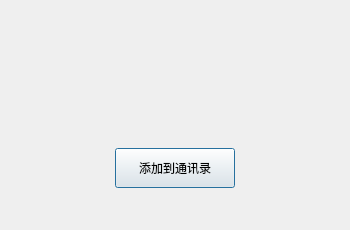
<?xml version="1.0" encoding="UTF-8"?>
<ui version="4.0">
 <class>FindSuccessDlg</class>
 <widget class="QDialog" name="FindSuccessDlg">
  <property name="geometry">
   <rect>
    <x>0</x>
    <y>0</y>
    <width>350</width>
    <height>230</height>
   </rect>
  </property>
  <property name="minimumSize">
   <size>
    <width>350</width>
    <height>230</height>
   </size>
  </property>
  <property name="maximumSize">
   <size>
    <width>350</width>
    <height>230</height>
   </size>
  </property>
  <property name="windowTitle">
   <string>Dialog</string>
  </property>
  <layout class="QVBoxLayout" name="verticalLayout">
   <item>
    <widget class="QWidget" name="widget" native="true">
     <layout class="QHBoxLayout" name="horizontalLayout">
      <item>
       <widget class="QLabel" name="head_lb">
        <property name="sizePolicy">
         <sizepolicy hsizetype="Preferred" vsizetype="Preferred">
          <horstretch>0</horstretch>
          <verstretch>0</verstretch>
         </sizepolicy>
        </property>
        <property name="minimumSize">
         <size>
          <width>80</width>
          <height>80</height>
         </size>
        </property>
        <property name="maximumSize">
         <size>
          <width>80</width>
          <height>80</height>
         </size>
        </property>
        <property name="text">
         <string/>
        </property>
       </widget>
      </item>
      <item>
       <widget class="QLabel" name="name_lb">
        <property name="minimumSize">
         <size>
          <width>0</width>
          <height>50</height>
         </size>
        </property>
        <property name="maximumSize">
         <size>
          <width>16777215</width>
          <height>50</height>
         </size>
        </property>
        <property name="text">
         <string/>
        </property>
       </widget>
      </item>
      <item>
       <spacer name="horizontalSpacer">
        <property name="orientation">
         <enum>Qt::Horizontal</enum>
        </property>
        <property name="sizeHint" stdset="0">
         <size>
          <width>235</width>
          <height>20</height>
         </size>
        </property>
       </spacer>
      </item>
     </layout>
    </widget>
   </item>
   <item>
    <widget class="QWidget" name="widget_2" native="true">
     <layout class="QHBoxLayout" name="horizontalLayout_2">
      <item>
       <widget class="ClickedBtn" name="add_friend_btn">
        <property name="minimumSize">
         <size>
          <width>120</width>
          <height>40</height>
         </size>
        </property>
        <property name="maximumSize">
         <size>
          <width>120</width>
          <height>40</height>
         </size>
        </property>
        <property name="text">
         <string>添加到通讯录</string>
        </property>
       </widget>
      </item>
     </layout>
    </widget>
   </item>
  </layout>
 </widget>
 <customwidgets>
  <customwidget>
   <class>ClickedBtn</class>
   <extends>QPushButton</extends>
   <header location="global">clickedbtn.h</header>
  </customwidget>
 </customwidgets>
 <resources/>
 <connections/>
</ui>
